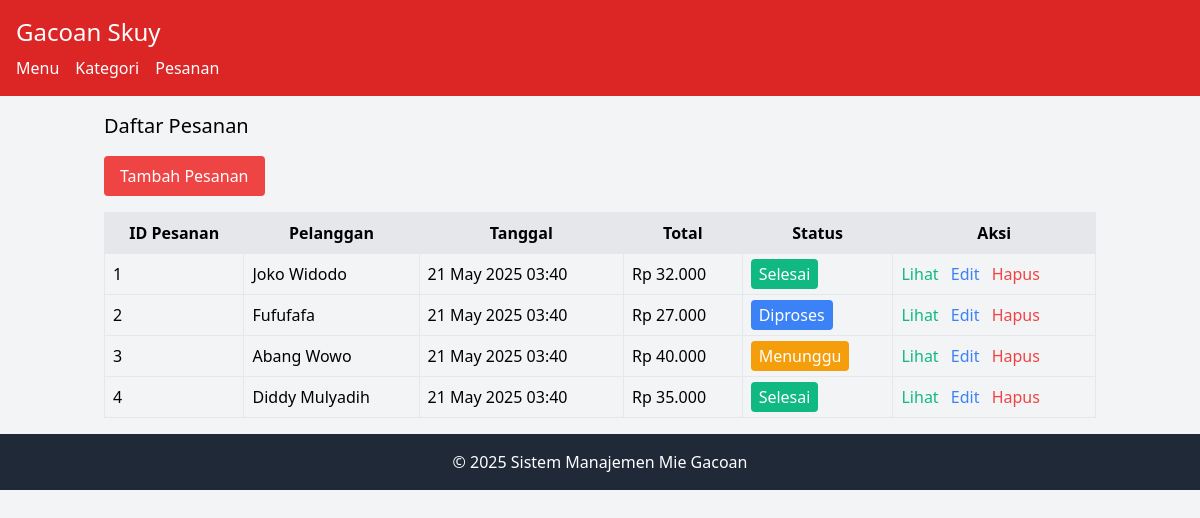
The page /index.php?entity=pesanan on the database its author committed.
### tables this page shows
CREATE TABLE pesanan (
    id INT AUTO_INCREMENT PRIMARY KEY,
    nama_pelanggan VARCHAR(100) NOT NULL,
    tanggal_pesanan DATETIME DEFAULT CURRENT_TIMESTAMP,
    total_harga DECIMAL(10, 2) NOT NULL,
    status ENUM('menunggu', 'diproses', 'selesai', 'dibatalkan') DEFAULT 'menunggu'
);

### model/Pesanan.php (called while the page is built, shortened)
<?php
require_once 'config/Database.php';
class Pesanan {
    private $conn;
    private $table = 'pesanan';
    public function __construct() {
        $database = new Database();
        $this->conn = $database->getConnection();
    }
    public function getAll() {
        $query = "SELECT * FROM " . $this->table . " ORDER BY tanggal_pesanan DESC";
        $stmt = $this->conn->prepare($query);
        $stmt->execute();
        return $stmt->fetchAll(PDO::FETCH_ASSOC);
    }
}
?>

### config/Database.php (called while the page is built, shortened)
<?php
class Database {
    private $host = "localhost";
    private $username = "root";
    private $password = "";
    private $database = "db_tp10";
    public function getConnection() {
        $this->conn = null;
        try {
            $this->conn = new PDO("mysql:host=" . $this->host . ";dbname=" . $this->database, $this->username, $this->password);
            $this->conn->setAttribute(PDO::ATTR_ERRMODE, PDO::ERRMODE_EXCEPTION);
        } catch(PDOException $e) {
            echo "Kesalahan koneksi: " . $e->getMessage();
        }
        return $this->conn;
    }
}
?>

### model/DetailPesanan.php (called while the page is built, shortened)
<?php
require_once 'config/Database.php';
class DetailPesanan {
    public function __construct() {
        $database = new Database();
    }
}
?>

### model/Menu.php (called while the page is built, shortened)
<?php
require_once 'config/Database.php';
class Menu {
    public function __construct() {
        $database = new Database();
    }
}
?>

### viewmodel/PesananViewModel.php (called while the page is built, shortened)
<?php
require_once 'model/Pesanan.php';
require_once 'model/DetailPesanan.php';
require_once 'model/Menu.php';
class PesananViewModel {
    private $pesanan;
    public function __construct() {
        $this->pesanan = new Pesanan();
    }
    public function getPesananList() {
        return $this->pesanan->getAll();
    }
}
?>

### views/pesanan_list.php (the view)
<?php
require_once 'views/template/header.php';
?>
<h2 class="text-xl mb-4">Daftar Pesanan</h2>
<a href="index.php?entity=pesanan&action=add" class="bg-red-500 text-white px-4 py-2 rounded mb-4 inline-block">Tambah Pesanan</a>
<table class="w-full border">
    <tr class="bg-gray-200">
        <th class="border p-2">ID Pesanan</th>
        <th class="border p-2">Pelanggan</th>
        <th class="border p-2">Tanggal</th>
        <th class="border p-2">Total</th>
        <th class="border p-2">Status</th>
        <th class="border p-2">Aksi</th>
    </tr>
    <?php foreach ($pesananList as $pesanan): ?>
    <tr>
        <td class="border p-2"><?php echo $pesanan['id']; ?></td>
        <td class="border p-2"><?php echo $pesanan['nama_pelanggan']; ?></td>
        <td class="border p-2"><?php echo date('d M Y H:i', strtotime($pesanan['tanggal_pesanan'])); ?></td>
        <td class="border p-2">Rp <?php echo number_format($pesanan['total_harga'], 0, ',', '.'); ?></td>
        <td class="border p-2">
            <span class="px-2 py-1 rounded text-white
                <?php
                    if ($pesanan['status'] == 'menunggu') echo 'bg-yellow-500';
                    else if ($pesanan['status'] == 'diproses') echo 'bg-blue-500';
                    else if ($pesanan['status'] == 'selesai') echo 'bg-green-500';
                    else echo 'bg-red-500';
                ?>">
                <?php
                    if ($pesanan['status'] == 'menunggu') echo 'Menunggu';
                    else if ($pesanan['status'] == 'diproses') echo 'Diproses';
                    else if ($pesanan['status'] == 'selesai') echo 'Selesai';
                    else echo 'Dibatalkan';
                ?>
            </span>
        </td>
        <td class="border p-2">
            <a href="index.php?entity=pesanan&action=view&id=<?php echo $pesanan['id']; ?>" class="text-green-500">Lihat</a>
            <a href="index.php?entity=pesanan&action=edit&id=<?php echo $pesanan['id']; ?>" class="text-blue-500 ml-2">Edit</a>
            <a href="index.php?entity=pesanan&action=delete&id=<?php echo $pesanan['id']; ?>" class="text-red-500 ml-2" onclick="return confirm('Apakah Anda yakin?');">Hapus</a>
        </td>
    </tr>
    <?php endforeach; ?>
</table>
<?php
require_once 'views/template/footer.php';
?>

### rows shown on the page
pesanan: id "1", nama_pelanggan "Joko Widodo", tanggal_pesanan "21 May 2025 03:40", total_harga "32.000", status "Selesai"
pesanan: id "2", nama_pelanggan "Fufufafa", tanggal_pesanan "21 May 2025 03:40", total_harga "27.000", status "Diproses"
pesanan: id "3", nama_pelanggan "Abang Wowo", tanggal_pesanan "21 May 2025 03:40", total_harga "40.000", status "Menunggu"
pesanan: id "4", nama_pelanggan "Diddy Mulyadih", tanggal_pesanan "21 May 2025 03:40", total_harga "35.000", status "Selesai"
